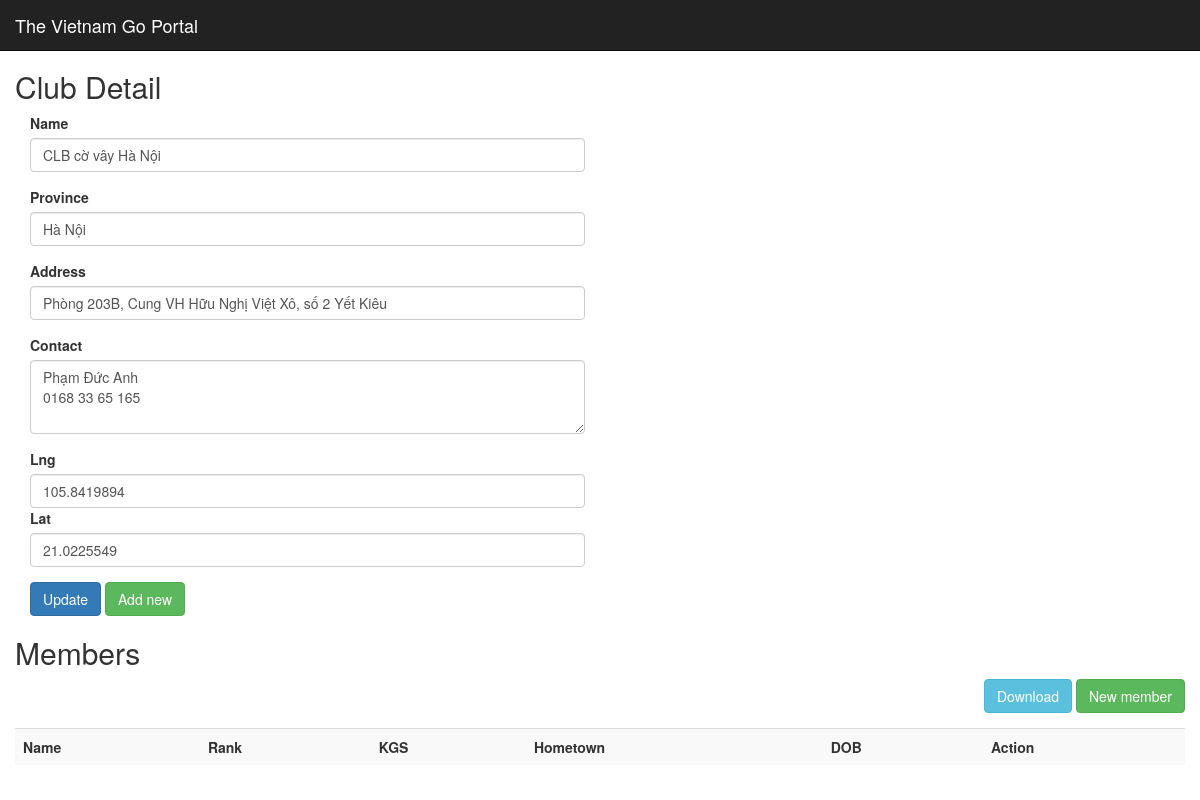
/club/4, run on the app's committed database.
### app/models/club.py (models this page shows, shortened)
class Club(db.Model):
    id = db.Column(db.Integer, primary_key = True, autoincrement = True)
    name = db.Column(db.String(100), unique = True, nullable = False)
    province = db.Column(db.String(50), unique = False, nullable = False)
    address = db.Column(db.String(500), unique = False, nullable = False)
    contact = db.Column(db.String(120), unique = False, nullable = False)
    lng = db.Column(db.Float, unique = False, nullable = False)
    lat = db.Column(db.Float, unique = False, nullable = False)
    members = db.relationship('Player', lazy = 'select') #, backref=db.backref('members', lazy='joined'))
    def __init__(self):
        self.lng = 105.6207275390417
        self.lat = 21.281789604927425
    def getById(id):
        return Club.query.filter_by(id = id).first()

### app/routes.py (the view)
@app.route("/club", methods = ["GET"])
@app.route("/club/<id>", methods = ["GET"])
def getClub(id = None):
    club = Club()
    if id is not None:
        club = Club.getById(id)
    return render_template('club.html', club = club)

### app/templates/club.html (shortened to what this page needs)
{% extends '_master.html' %}
{% block styles %}
{{super()}}
<link href="https://api.mapbox.com/mapbox-gl-js/v1.12.0/mapbox-gl.css" rel="stylesheet" />
{% endblock %}
{% block content %}
{{super()}}
<div class="container" style="margin-top: 50px;">
    <div class="row">
        <h2> Club Detail </h2>
    </div>
    <div class="row">
        <div class="col-sm-6">
            <div class="form-group">
                <label for="clubName">Name</label>
                <input type="text" class="form-control" value="{{club.name}}" id="clubName" />
            </div>
            <div class="form-group">
                <label for="clubProvince">Province</label>
                <input type="text" class="form-control" value="{{club.province}}" id="clubProvince" />
            </div>
            <div class="form-group">
                <label for="clubAddress">Address</label>
                <input type="text" class="form-control" value="{{club.address}}" id="clubAddress" />
            </div>
            <div class="form-group">
                <label for="clubContact">Contact</label>
                <textarea class="form-control" rows="3" id="clubContact">{{club.contact}}</textarea>
            </div>
            <div class="form-group">
                <label for="clubLat">Lng</label>
                <input type="number" class="form-control" value="{{club.lng}}" id="clubLng" />
                <label for="clubLat">Lat</label>
                <input type="number" class="form-control" value="{{club.lat}}" id="clubLat" />
            </div>
            <div>
                <button class="btn btn-primary" onclick="updateClub('{{club.id}}')">Update</button>
                <button class="btn btn-success" onclick="addClub()">Add new</button>
            </div>
        </div>
        <div class="col-sm-6">
            <div id="map" style="width: 100%; height: 500px;"></div>
        </div>
    </div>
    <div class="row">
        <h2> Members </h2>
        <div style="margin-bottom: 15px; float: right;">
            <a href="/club/{{club.id}}/download" class="btn btn-info" role="button">
                Download
            </a>
            <a href="/player" class="btn btn-success" role="button">
                New member
            </a>
        </div>
        <div>
            <table class="table table-striped">
                <tr>
                    <th>Name</th>
                    <th>Rank</th>
                    <th>KGS</th>
                    <th>Hometown</th>
                    <th>DOB</th>
                    <th>Action</th>
                </tr>
            </table>
        </div>
    </div>
</div>
{% endblock %}

### data on the page
Club: name "CLB cờ vây Hà Nội", province "Hà Nội", address "Phòng 203B, Cung VH Hữu Nghị Việt Xô, số 2 Yết Kiêu", contact "Phạm Đức Anh 0168 33 65 165", lng "105.8419894", lat "21.0225549"
